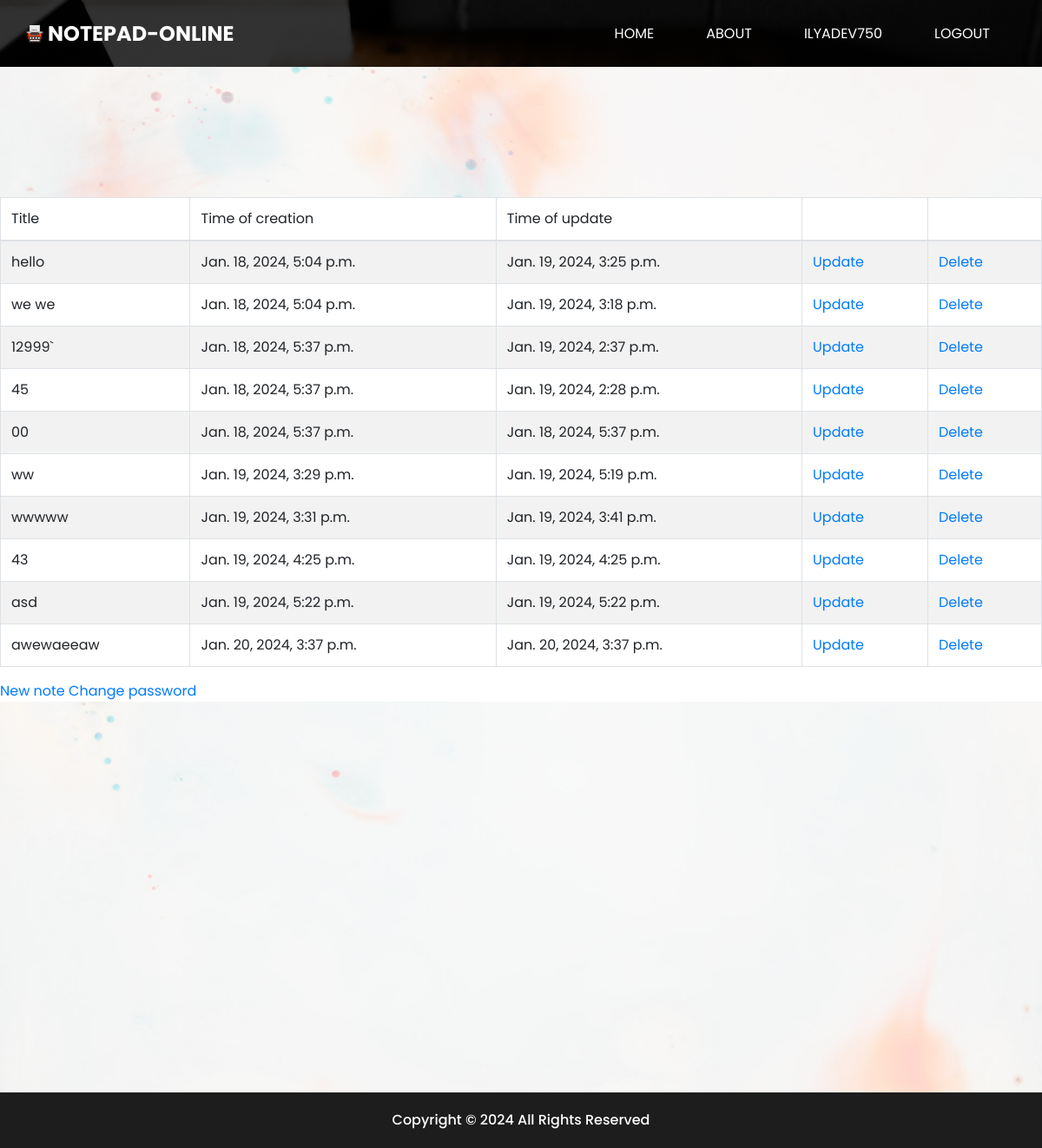
/notes/ilyadev750/ (signed in), run on an earlier commit of the app's database.
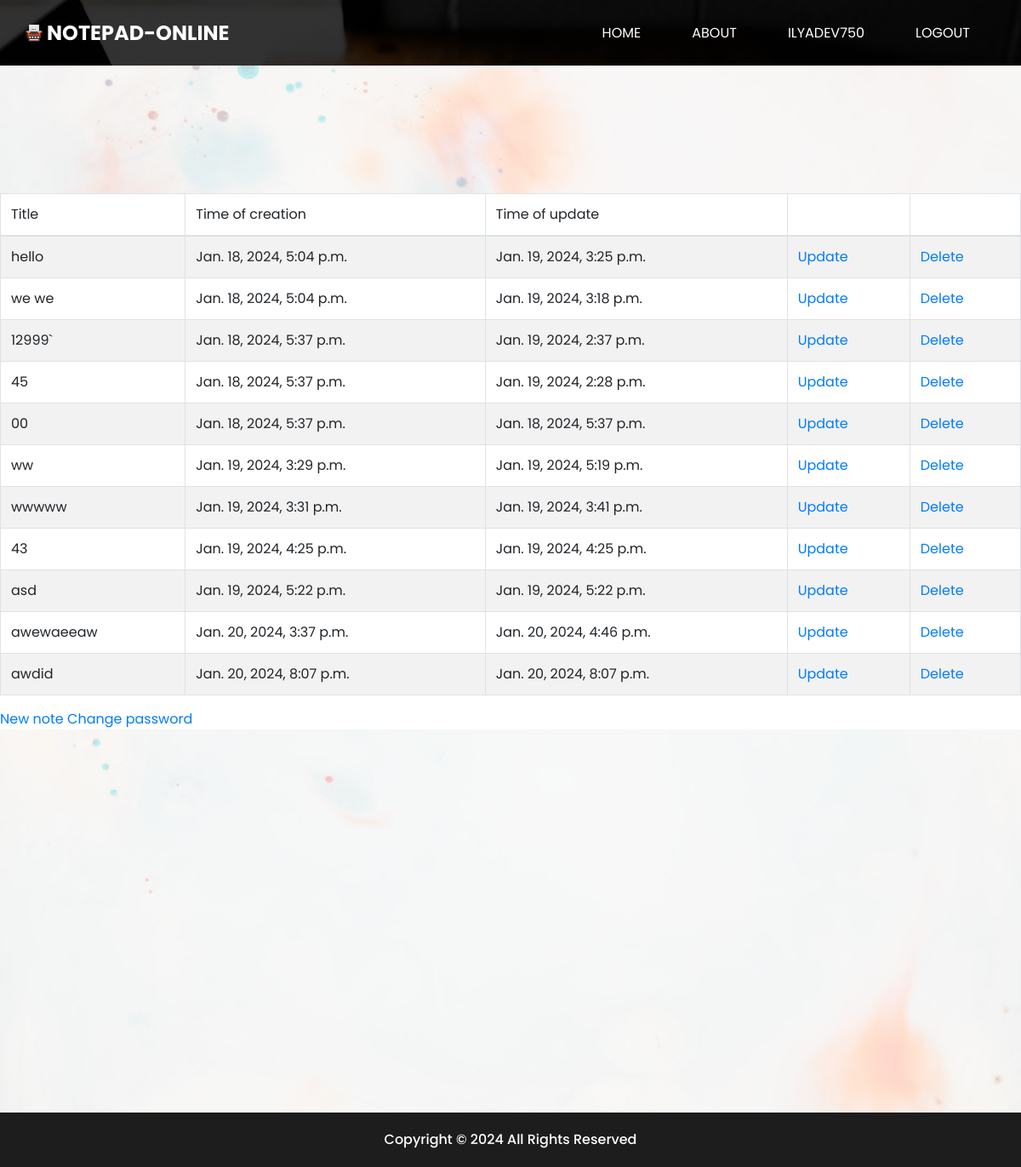
And on a later commit of the database.
### note/models.py (models this page shows)
class Note(models.Model):
    title = models.CharField(max_length=255, null=True, blank=False)
    content = RichTextField(blank=True, null=True)
    slug = models.SlugField(max_length=255, blank=False, unique=True)
    create = models.DateTimeField(default=datetime.now(), blank=True,
                                  null=True)
    update = models.DateTimeField(default=datetime.now(), blank=True,
                                  null=True)
    username_id = models.ForeignKey(User, on_delete=models.CASCADE)

### note/views.py (the view)
# urls.py: path("<str:username>/", get_user_notes, name="get_user_notes"),
def get_user_notes(request, *args, **kwargs):
    if request.user.is_authenticated:
        user_id = (User.objects.get(username=request.user.username)).id
        user_objects = Note.objects.filter(username_id=user_id)
        context = {
            "user_objects": user_objects,
            "username": request.user.username
            }
        return render(request, "note/all_user_notes.html", context)

### note/templates/note/all_user_notes.html (shortened to what this page needs)
{% extends 'note/base.html' %}
{% load static %}
{% block content %}
<div class="body_bg layout_padding">
</div>
<table class="table table-striped table-hover table-bordered">
  <thead>
    <tr>
      <th class="font-weight-normal" scope="col">Title</th>
      <th class="font-weight-normal" scope="col">Time of creation</th>
      <th class="font-weight-normal" scope="col">Time of update</th>
      <th scope="col"></th>
      <th scope="col"></th>
    </tr>
  </thead>
  <tbody>
    {% for obj in user_objects %}
    <tr>
      <th class="font-weight-normal">{{obj.title}}</th>
      <th class="font-weight-normal">{{obj.create}} </th>
      <th class="font-weight-normal">{{obj.update}} </th>
      <th class="font-weight-normal text-primary"><a href="{% url 'update_user_note' username obj.slug %}">Update</a></th>
      <th class="font-weight-normal text-danger"><a href="{% url 'delete_user_note' username obj.slug %}">Delete</a></th>
    </tr>
    {% endfor %}
  </tbody>
</table>
<div class="btn-box">
  <a href="{% url 'new_user_note' username=username %}" class="btn-1">
    New note
  </a>
  <a href="{% url 'password_change' username=username %}" class="btn-1">
    Change password
  </a>
</div>
<div class="body_bg layout_padding">
</div>
<div class="body_bg layout_padding">
</div>
{% endblock %}

What changed in the data, as far as the page shows it:
changed Note "awewaeeaw": update "Jan. 20, 2024, 3:37 p.m." → "Jan. 20, 2024, 4:46 p.m."
added Note: title "awdid", create "Jan. 20, 2024, 8:07 p.m.", update "Jan. 20, 2024, 8:07 p.m."
